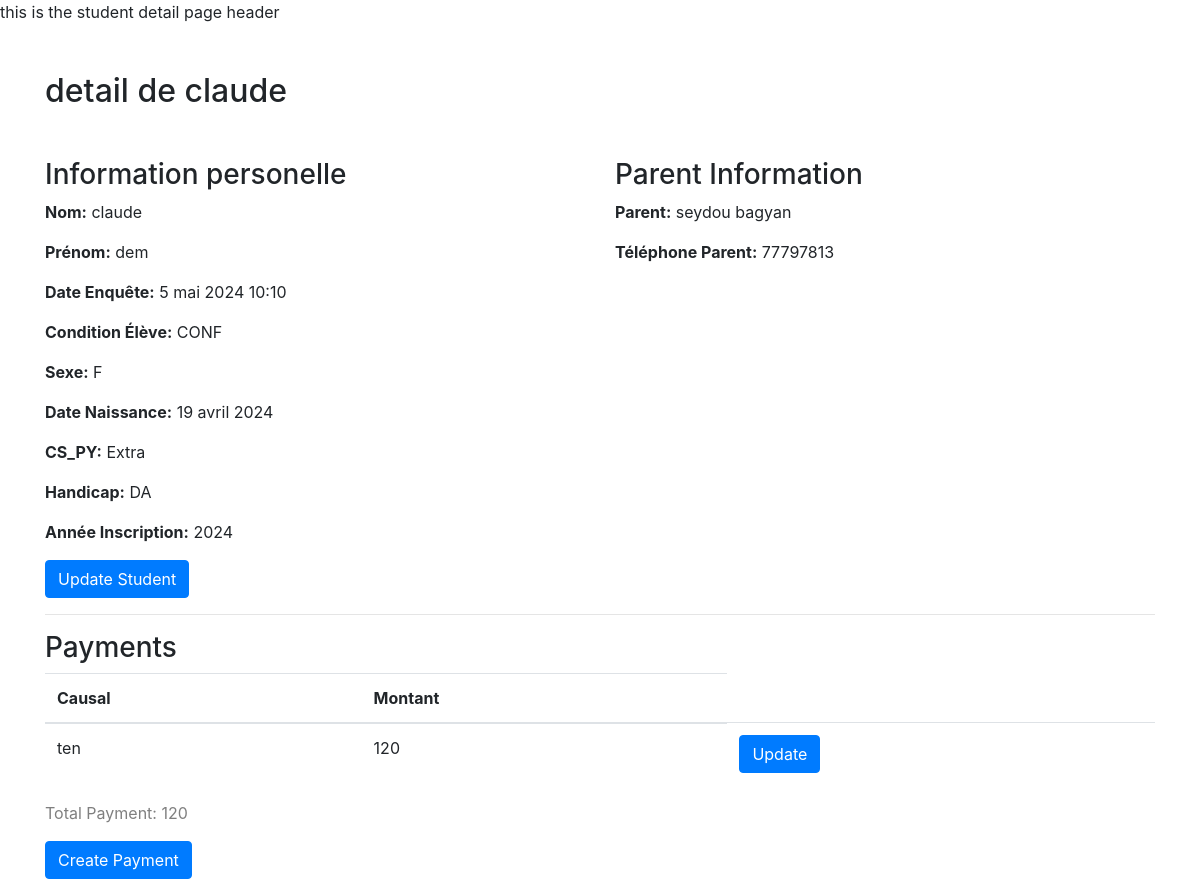
Page /homepage/students/2/ on the committed database.
### scuelo/models.py (models this page shows, shortened)
class Eleve(models.Model):
    nom = models.CharField(max_length=34, null=False)
    prenom = models.CharField(max_length=34, null=False)
    date_enquete = models.DateTimeField(blank=True)  # is  added right after
    condition_eleve = models.CharField(
        max_length=4,
        choices=CONDITION_ELEVE
    )
    sex = models.CharField(max_length=1, choices=SEX)
    date_naissance = models.DateField()
    cs_py = models.CharField(max_length=6, choices=CS_PY)
    hand = models.CharField(max_length=2, choices=HAND, default="")
    annee_inscr = models.CharField(max_length=4)  # the inscrption year
    parent = models.CharField(max_length=34, null=False)
    tel_parent = models.CharField(max_length=24, null=False)
    note_eleve = models.CharField(max_length=240, blank=True, default='')
    classe_nass = models.ForeignKey(Classe ,  on_delete=models.PROTECT   )
    '''
    def save(self, *args, **kwargs):
        super().save(*args, **kwargs)
        messages.success(request, f'vous avez enregister l\'eleve {self.nom} {self.prenom} de la classe  de  {self.nom_classe}')
    '''
    class Meta:
        verbose_name = 'Eleve'
        verbose_name_plural = 'Eleves'

class Paiement(models.Model):
    causal = models.CharField(max_length=34, choices=CAUSUAL)
    montant = models.PositiveBigIntegerField()
    date_paiement = models.DateTimeField()
    note_paiement = models.CharField(max_length=200, blank=True)
    eleve_payment = models.ForeignKey(Eleve, on_delete=models.CASCADE,  default=1 )
    class Meta:
        verbose_name = 'Paiement'
        verbose_name_plural = 'Paiements'

### scuelo/views.py (the view, shortened to what this page needs)
# urls.py: path('students/<int:pk>/', StudentDetailView.as_view(), name='student_detail'),
class StudentDetailView(DetailView):
    model = Eleve
    template_name = 'scuelo/eleve_detail.html'
    context_object_name = 'student'
    def get_context_data(self, **kwargs):
        context = super().get_context_data(**kwargs)
        student_id = self.kwargs['pk']
        payments = Paiement.objects.filter(eleve_payment_id=student_id)
        total_payment = payments.aggregate(total=Sum('montant'))['total'] or 0  # Calculate total payment
        context['payments'] = payments
        context['total_payment'] = total_payment  # Add total payment to context
        return context
    '''
        def get_context_data(self, **kwargs):
        context = super().get_context_data(**kwargs)
        student_id = self.kwargs['pk']
        context['payments'] = Paiement.objects.filter(eleve_payment_id=student_id)
        return context
    '''

### scuelo/templates/scuelo/eleve_detail.html (shortened to what this page needs)
{% extends 'layout.html' %}
{% block header %}
 this is the    student detail page  header
{% endblock header %}
{% block content %}
<div class="container">
  <h2 class='mt-5 mb-5'>  detail de   {{ student.nom }} </h2>
  <div class="row">
    <div class="col-md-6">
      <h3>Information personelle</h3>
      <p><strong>Nom:</strong> {{ student.nom }}</p>
      <p><strong>Prénom:</strong> {{ student.prenom }}</p>
      <p><strong>Date Enquête:</strong> {{ student.date_enquete }}</p>
      <p><strong>Condition Élève:</strong> {{ student.condition_eleve }}</p>
      <p><strong>Sexe:</strong> {{ student.sex }}</p>
      <p><strong>Date Naissance:</strong> {{ student.date_naissance }}</p>
      <p><strong>CS_PY:</strong> {{ student.cs_py }}</p>
      <p><strong>Handicap:</strong> {{ student.hand }}</p>
      <p><strong>Année Inscription:</strong> {{ student.annee_inscr }}</p>
    </div>
    <div class="col-md-6">
      <h3>Parent Information</h3>
      <p><strong>Parent:</strong> {{ student.parent }}</p>
      <p><strong>Téléphone Parent:</strong> {{ student.tel_parent }}</p>
    </div>
  </div>
  <a href="{% url 'student_update' pk=student.pk %}" class="btn btn-primary">Update Student</a>
  <hr>
  <h3>Payments</h3>
  <table class="table">
    <thead>
      <tr>
        <th>Causal</th>
        <th>Montant</th>
      </tr>
    </thead>
    <tbody>
      {% for payment in payments %}
      <tr>
        <td>{{ payment.causal }}</td>
        <td>{{ payment.montant }}</td>
        <td>
          <a href="{% url 'update_payment' payment.pk %}" class="btn btn-primary">Update</a>
      </td>
      </tr>
      {% empty %}
      <tr>
        <td colspan="2">No payments found.</td>
      </tr>
      {% endfor %}
    </tbody>
  </table>
  <p class="text-black-50">Total Payment: {{ total_payment }}</p>
  <a href="{% url 'create_payment' student.pk %}" class="btn btn-primary">Create Payment</a>
</div>
{% endblock %}

### rows in the picture
Eleve: nom "claude", prenom "dem", date_enquete "5 mai 2024 10:10", condition_eleve "CONF", sex "F", date_naissance "19 avril 2024", cs_py "Extra", hand "DA", annee_inscr "2024", parent "seydou bagyan", tel_parent "77797813"
Paiement: causal "ten", montant "120"

### other values in the picture
{{ total_payment }} "120"
